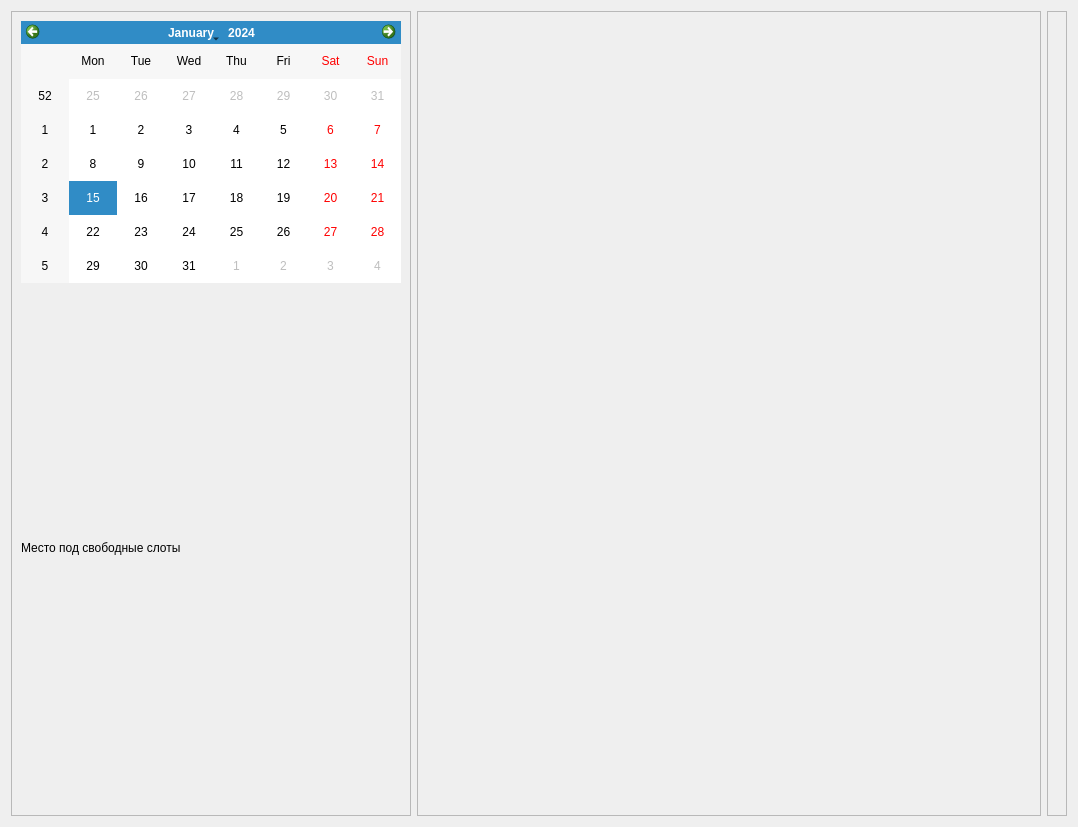
<?xml version="1.0" encoding="UTF-8"?>
<ui version="4.0">
 <class>EventInfo</class>
 <widget class="QWidget" name="EventInfo">
  <property name="geometry">
   <rect>
    <x>0</x>
    <y>0</y>
    <width>1078</width>
    <height>827</height>
   </rect>
  </property>
  <property name="windowTitle">
   <string>Form</string>
  </property>
  <layout class="QHBoxLayout" name="horizontalLayout">
   <item>
    <widget class="QFrame" name="frame">
     <property name="maximumSize">
      <size>
       <width>400</width>
       <height>16777215</height>
      </size>
     </property>
     <property name="frameShape">
      <enum>QFrame::Shape::StyledPanel</enum>
     </property>
     <property name="frameShadow">
      <enum>QFrame::Shadow::Raised</enum>
     </property>
     <layout class="QVBoxLayout" name="verticalLayout">
      <item>
       <widget class="QCalendarWidget" name="calendar_widget">
        <property name="sizePolicy">
         <sizepolicy hsizetype="Expanding" vsizetype="Expanding">
          <horstretch>0</horstretch>
          <verstretch>0</verstretch>
         </sizepolicy>
        </property>
        <property name="maximumSize">
         <size>
          <width>500</width>
          <height>262</height>
         </size>
        </property>
       </widget>
      </item>
      <item>
       <widget class="QLabel" name="label">
        <property name="text">
         <string>Место под свободные слоты</string>
        </property>
       </widget>
      </item>
     </layout>
    </widget>
   </item>
   <item>
    <widget class="QFrame" name="timelineWidgetFrame">
     <property name="frameShape">
      <enum>QFrame::Shape::StyledPanel</enum>
     </property>
     <property name="frameShadow">
      <enum>QFrame::Shadow::Raised</enum>
     </property>
     <layout class="QVBoxLayout" name="list_view_v_layout">
      <property name="spacing">
       <number>0</number>
      </property>
      <property name="leftMargin">
       <number>0</number>
      </property>
      <property name="topMargin">
       <number>0</number>
      </property>
      <property name="rightMargin">
       <number>0</number>
      </property>
      <property name="bottomMargin">
       <number>0</number>
      </property>
      <item>
       <spacer name="horizontalSpacer_2">
        <property name="orientation">
         <enum>Qt::Orientation::Horizontal</enum>
        </property>
        <property name="sizeHint" stdset="0">
         <size>
          <width>40</width>
          <height>20</height>
         </size>
        </property>
       </spacer>
      </item>
     </layout>
    </widget>
   </item>
   <item>
    <widget class="QFrame" name="frame_2">
     <property name="maximumSize">
      <size>
       <width>500</width>
       <height>809</height>
      </size>
     </property>
     <property name="frameShape">
      <enum>QFrame::Shape::StyledPanel</enum>
     </property>
     <property name="frameShadow">
      <enum>QFrame::Shadow::Raised</enum>
     </property>
     <layout class="QVBoxLayout" name="verticalLayout_2">
      <item>
       <widget class="QWidget" name="detailsContainer" native="true">
        <layout class="QHBoxLayout" name="horizontalLayout_2">
         <property name="spacing">
          <number>0</number>
         </property>
         <property name="sizeConstraint">
          <enum>QLayout::SizeConstraint::SetMaximumSize</enum>
         </property>
         <property name="leftMargin">
          <number>0</number>
         </property>
         <property name="topMargin">
          <number>0</number>
         </property>
         <property name="rightMargin">
          <number>0</number>
         </property>
         <property name="bottomMargin">
          <number>0</number>
         </property>
        </layout>
       </widget>
      </item>
     </layout>
    </widget>
   </item>
  </layout>
 </widget>
 <resources/>
 <connections/>
</ui>
